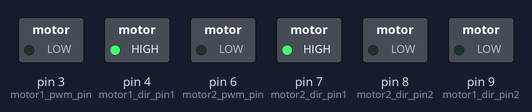
A sketch run on a simulated Arduino Uno, built with avr-gcc and run on an emulated ATmega328P. Parts: switched loads named in the sketch (green lamp = pin HIGH).

Above: at 0.05 s.
At 3.0 s:
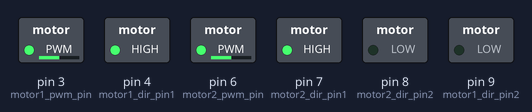
At 6.0 s:
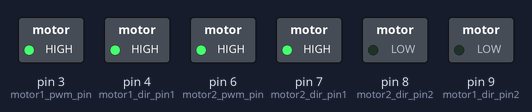
Timing chart, 0 to 7.8 s (numbered marks = the images above):
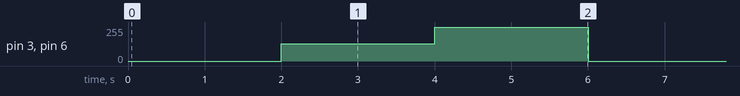

Measured:
- by itself, pin 3 (motor1_pwm_pin), pin 6 (motor2_pwm_pin): repeats every 6.0 s: 255/255 2.0 s, 0/255 2.0 s, 128/255 2.0 s

The sketch:

nuc_motor.ino
```cpp
// Left motor
const int motor1_pwm_pin = 3;    // PWM pin
const int motor1_dir_pin1 = 4;   // Direction pin 1
const int motor1_dir_pin2 = 9;   // Direction pin 2

// Right motor
const int motor2_pwm_pin = 6;    // PWM pin
const int motor2_dir_pin1 = 7;   // Direction pin 1
const int motor2_dir_pin2 = 8;   // Direction pin 2

void setup() {
  // Set pins as outputs
  pinMode(motor1_pwm_pin, OUTPUT);
  pinMode(motor1_dir_pin1, OUTPUT);
  pinMode(motor1_dir_pin2, OUTPUT);

  pinMode(motor2_pwm_pin, OUTPUT);
  pinMode(motor2_dir_pin1, OUTPUT);
  pinMode(motor2_dir_pin2, OUTPUT);

  // Set forward direction
  digitalWrite(motor1_dir_pin1, HIGH);
  digitalWrite(motor1_dir_pin2, LOW);

  digitalWrite(motor2_dir_pin1, HIGH);
  digitalWrite(motor2_dir_pin2, LOW);
}

void loop() {
  // Stop motors
  analogWrite(motor1_pwm_pin, 0);
  analogWrite(motor2_pwm_pin, 0);
  delay(2000);

  // Half speed
  analogWrite(motor1_pwm_pin, 128);
  analogWrite(motor2_pwm_pin, 128);
  delay(2000);

  // Full speed
  analogWrite(motor1_pwm_pin, 255);
  analogWrite(motor2_pwm_pin, 255);
  delay(2000);
}
```
